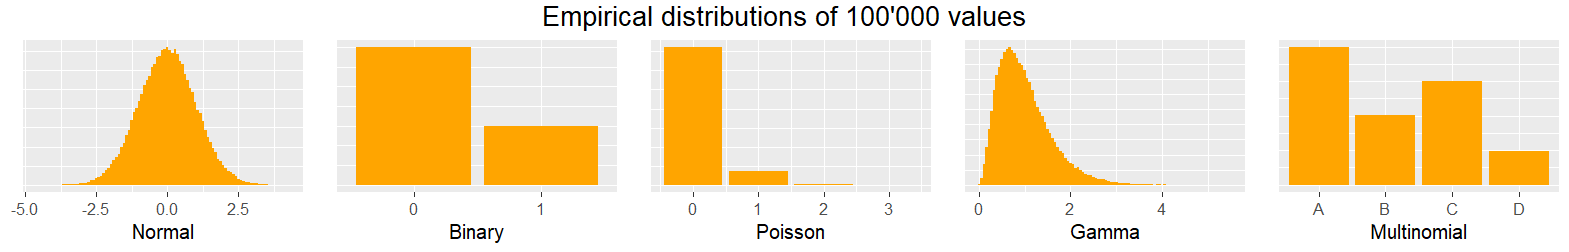

Write R code to recreate this figure.
library(ggplot2)
require(gridExtra)
library(grid)
n <- 100000
set.seed(1)
distr <- data.frame(
  Normal = rnorm(n),
  Binary = factor(sample(0:1, size = n, TRUE, p = c(0.7, 0.3))),
  Poisson = rpois(n, 0.1),
  Gamma = rgamma(n, 3, 3),
  Multinomial = sample(c("A", "B", "C", "D"), size = n, TRUE, p = c(0.4, 0.2, 0.3, 0.1))
)

p <- list()

for (d in names(distr)) { # d <- "Normal"
  if (d %in% c("Normal", "Gamma")) {
    geom <- function(...) geom_histogram(..., bins = 100)
  } else {
    geom <- geom_bar
  }
  p[[d]] <- ggplot(distr, aes_string(x = d)) +
    geom(fill = "orange") + 
    ylab(element_blank()) +
    theme_gray(base_size = 15) +
    theme(axis.ticks.y = element_blank(), 
          axis.text.y = element_blank())
}

main_title <- textGrob("Empirical distributions of 100'000 values", gp = gpar(fontsize = 20))

do.call(grid.arrange, c(p, list(nrow = 1, top = main_title)))
